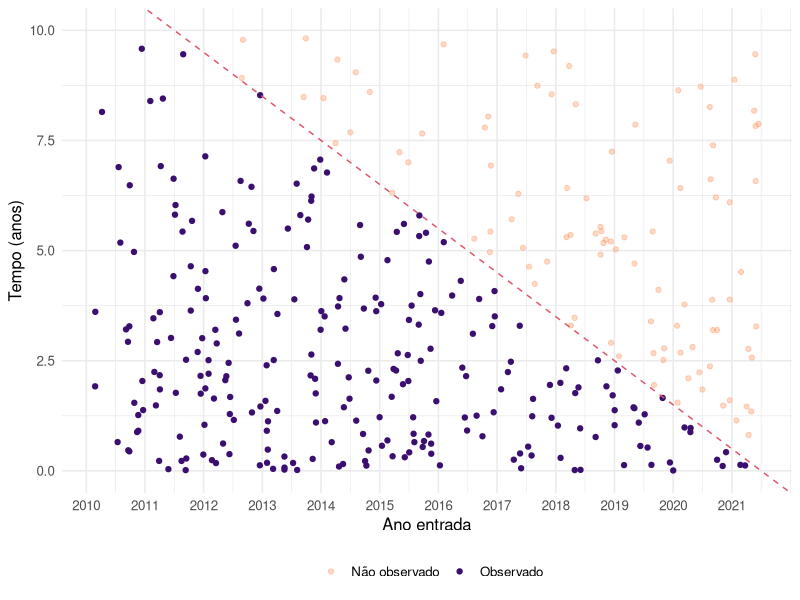

Source code (R):
## ---- chunk 1
set.seed(1)
N <- 400
tabela <- tibble::tibble(
  data_entrada = runif(N, 2010, 2021.5),
  data_saida = data_entrada + rexp(N, 1/5),
  tempo = data_saida - data_entrada
) |> 
  dplyr::mutate(observado = dplyr::if_else(
    data_saida <= 2021.5, "Observado", "Não observado"
  ))

tabela |> 
  ggplot2::ggplot() +
  ggplot2::aes(data_entrada, tempo, colour = observado,
               alpha = observado) +
  ggplot2::geom_point() +
  ggplot2::geom_abline(
    slope = -1,
    intercept = 2021.5,
    colour = 2, 
    linetype = 2
  ) +
  ggplot2::scale_x_continuous(breaks = 2010:2021) +
  ggplot2::theme_minimal(12) +
  ggplot2::labs(
    x = "Ano entrada", y = "Tempo (anos)", 
    colour = "", alpha = ""
  ) +
  ggplot2::scale_colour_viridis_d(
    option = "A", begin = .2, end = .8, direction = -1
  ) +
  ggplot2::ylim(c(0,10)) +
  ggplot2::scale_alpha_discrete(range = c(.4, 1)) +
  ggplot2::theme(legend.position = "bottom")
